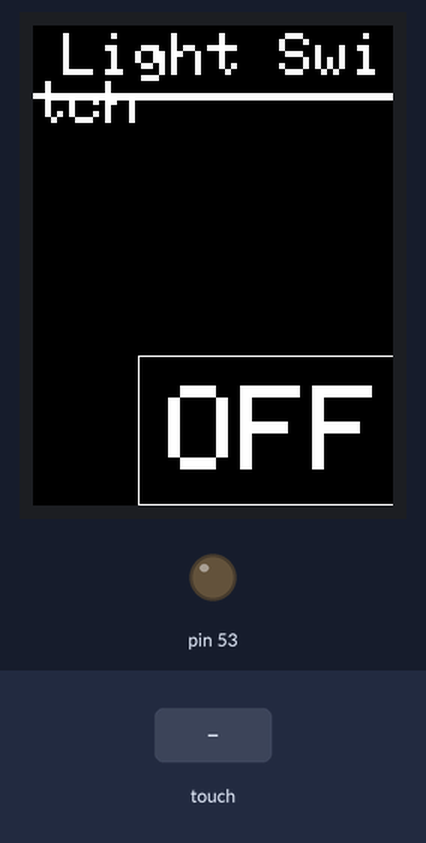
Recording of a sketch running on a simulated Arduino Mega 2560, built with avr-gcc and run on an emulated ATmega2560. Parts: 240×320 colour display, output pins drawn as LEDs (lit = HIGH). Inputs (shaded band) come from the test bench.

Above: at 1.4 s.
1.5 s: touch panel pressed at 13 % / 10 % of its raw x / y range
At 2.1 s:
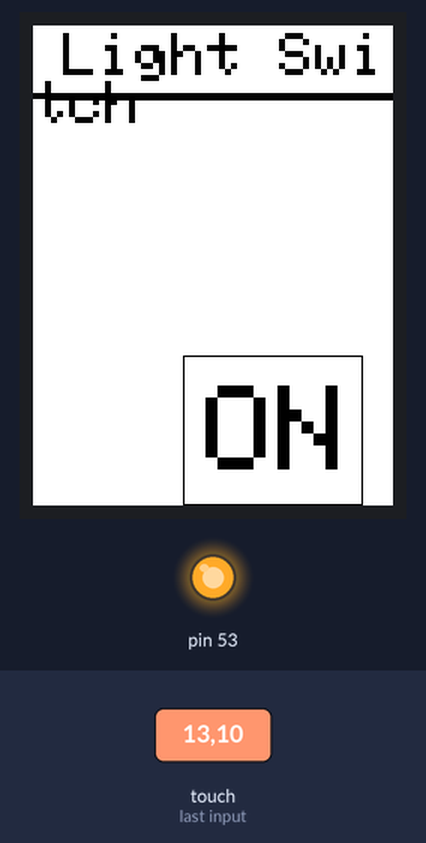
3.1 s: touch panel pressed at 38 % / 10 % of its raw x / y range
At 3.9 s:
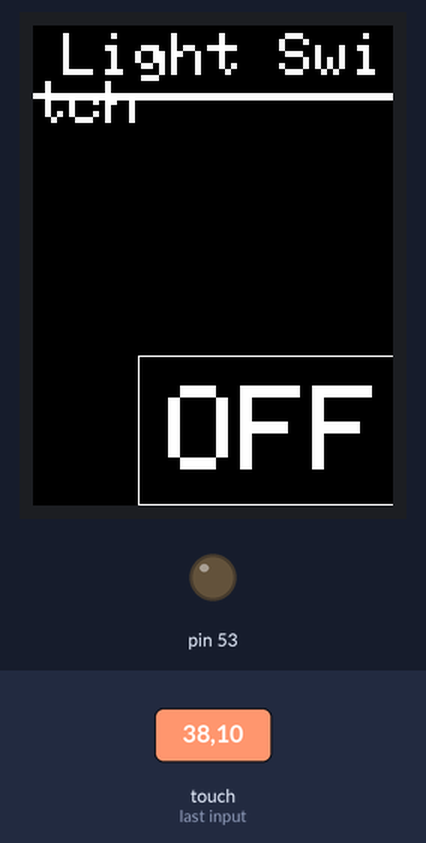
4.7 s: touch panel pressed at 62 % / 10 % of its raw x / y range
At 5.6 s:
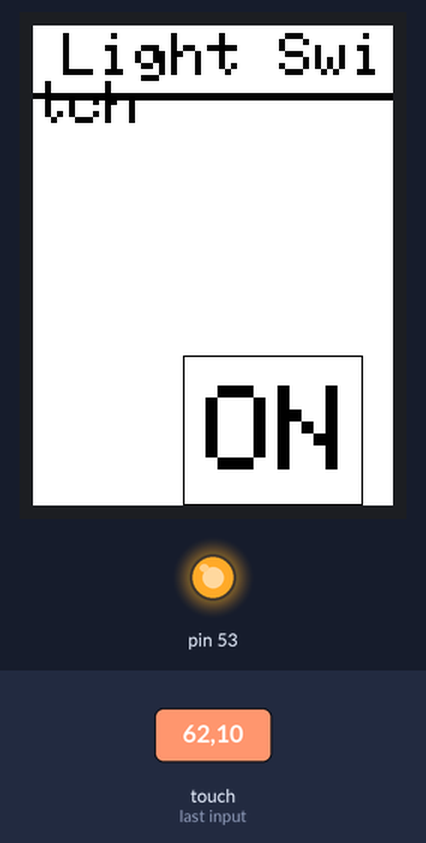
6.3 s: touch panel pressed at 87 % / 10 % of its raw x / y range
At 7.0 s:
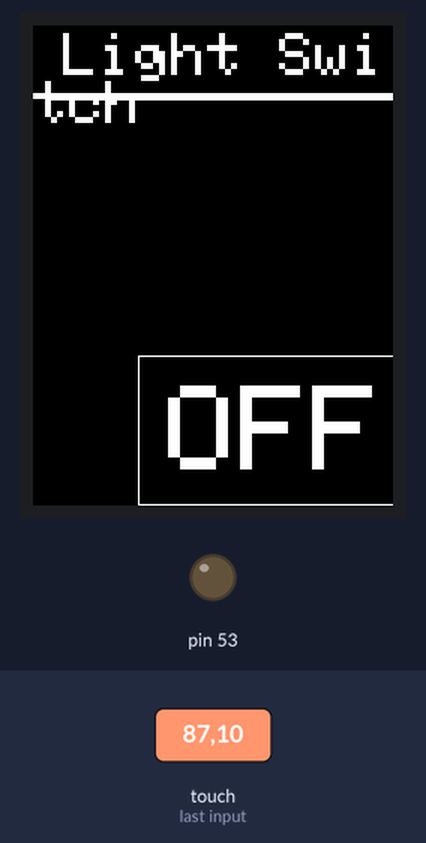
Timing chart, 0 to 8.9 s (numbered marks = the images above; inputs shaded):
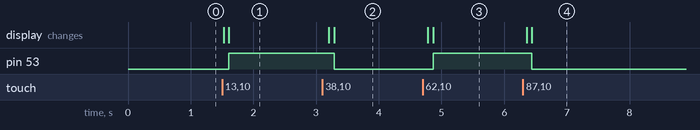

Measured:
- after the input at 1.5 s, pin 53: LOW → HIGH after 0.11 s; the display: first changes at once (image 1 shows a later state)
- after the input at 3.1 s, pin 53: HIGH → LOW after 0.19 s; the display: first changes after 0.10 s (image 2 shows a later state)
- after the input at 4.7 s, pin 53: LOW → HIGH after 0.17 s; the display: first changes after 0.08 s (image 3 shows a later state)
- after the input at 6.3 s, pin 53: HIGH → LOW after 0.14 s; the display: first changes after 0.06 s (image 4 shows a later state)

The sketch:

main.ino
```cpp
#include <Adafruit_GFX.h>
#include <Adafruit_TFTLCD.h>
#include <TouchScreen.h>

#define LCD_CS A3
#define LCD_CD A2
#define LCD_WR A1
#define LCD_RD A0

#define LCD_RESET A4

#define BLACK 0x0000
#define WHITE 0xFFFF

#define YP A2
#define XM A3
#define YM 8
#define XP 9

#define MINPRESSURE 10
#define MAXPRESSURE 1000

int relay = 53;
bool light = false;

#include <MCUFRIEND_kbv.h>
MCUFRIEND_kbv tft;
TouchScreen ts = TouchScreen(XP, YP, XM, YM, 300);

void setup(void) {
  Serial.begin(9600);

  tft.reset();

  uint16_t identifier = 0x9486;

  tft.begin(identifier);
  tft.setRotation(0);
  tft.fillScreen(BLACK);
  tft.setCursor(20, 5);
  tft.setTextColor(WHITE);
  tft.setTextSize(4);
  tft.println("Light Switch");
  tft.fillRect(10, 45, 300, 5, WHITE);
  tft.setCursor(90, 240);
  tft.setTextColor(WHITE);
  tft.setTextSize(8);
  tft.println("OFF");
  tft.drawRect(70, 220, 180, 100, WHITE);
  pinMode(XM, OUTPUT);
  pinMode(YP, OUTPUT);
  pinMode(53  , OUTPUT);
}

void loop(void) {
  digitalWrite(13, HIGH);
  TSPoint p = ts.getPoint();
  digitalWrite(13, LOW);

  pinMode(XM, OUTPUT);
  pinMode(YP, OUTPUT);

  if (p.z != 0) {
    if (light == true) {
      light = false;
      tft.fillScreen(BLACK);
      pinMode(XM, OUTPUT);
      pinMode(YP, OUTPUT);
    }
    else {
      light = true;
      tft.fillScreen(WHITE);
      pinMode(XM, OUTPUT);
      pinMode(YP, OUTPUT);
    }
  }

  if (light == true) {
    tft.setCursor(20, 5);
    tft.setTextColor(BLACK);
    tft.setTextSize(4);
    tft.println("Light Switch");
    tft.fillRect(10, 45, 300, 5, BLACK);
    tft.setCursor(115, 240);
    tft.setTextColor(BLACK);
    tft.setTextSize(8);
    tft.println("ON");
    tft.drawRect(100, 220, 120, 100, BLACK);
    pinMode(XM, OUTPUT);
    pinMode(YP, OUTPUT);
    digitalWrite(53, HIGH);
  }
  if (light == false) {
    tft.setCursor(20, 5);
    tft.setTextColor(WHITE);
    tft.setTextSize(4);
    tft.println("Light Switch");
    tft.fillRect(10, 45, 300, 5, WHITE);
    tft.setCursor(90, 240);
    tft.setTextColor(WHITE);
    tft.setTextSize(8);
    tft.println("OFF");
    tft.drawRect(70, 220, 180, 100, WHITE);
    pinMode(XM, OUTPUT);
    pinMode(YP, OUTPUT);
    digitalWrite(53, LOW);
  }
  delay(100);
}
```
